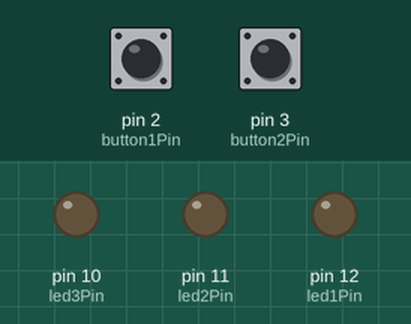
Recording of a sketch running on a simulated Arduino Uno, built with avr-gcc and run on an emulated ATmega328P. Shown: output pins drawn as LEDs (lit = HIGH). Dashed ring = blinking. The test bench sets the inputs (shaded band); at power-on: pin 3 (button2Pin) LOW, pin 2 (button1Pin) LOW.

Above: at 1.2 s.
1.3 s: pin 3 (button2Pin) pulled HIGH for 0.15 s
At 1.37 s:
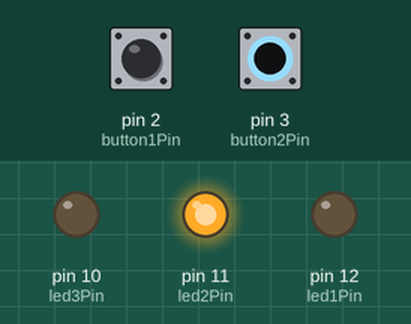
3.1 s: pin 2 (button1Pin) pulled HIGH for 1 s
At 3.27 s:
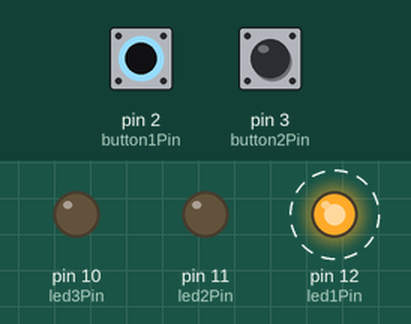
5.6 s: pin 2 (button1Pin) pulled HIGH for 3.2 s
At 5.77 s:
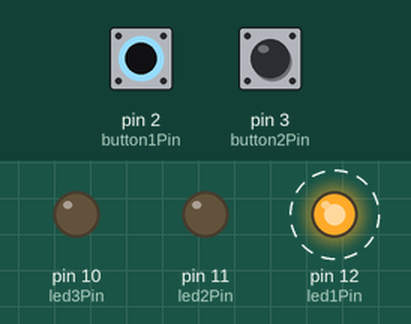
10.3 s: pin 3 (button2Pin) pulled HIGH for 3.2 s
At 10.52 s:
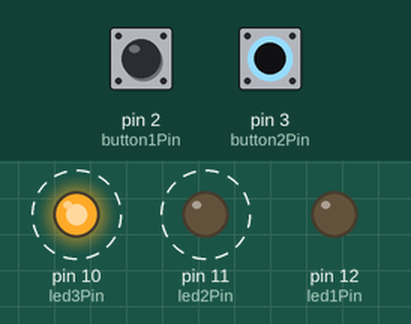
Timing chart, 0 to 15.1 s (numbered marks = the images above; inputs shaded):
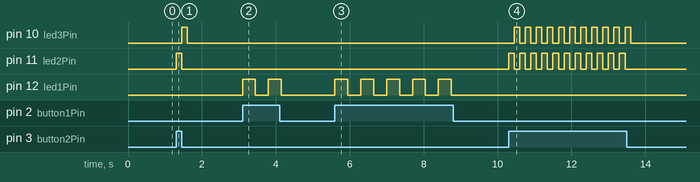

Measured:
- after the input at 1.3 s, pin 10 (led3Pin): LOW → HIGH after 0.15 s, → LOW 0.15 s later; pin 11 (led2Pin): LOW → HIGH at once, → LOW 0.15 s later
- after the input at 3.1 s, pin 12 (led1Pin): alternates HIGH for 0.35 s and LOW for 0.35 s, 4 changes in all, then stays LOW, starting at once
- after the input at 5.6 s, pin 12 (led1Pin): alternates HIGH for 0.35 s and LOW for 0.35 s, 10 changes in all, then stays LOW, starting at once
- after the input at 10.3 s, pin 10 (led3Pin): alternates HIGH for 0.15 s and LOW for 0.15 s, 22 changes in all, then stays LOW, starting after 0.15 s; pin 11 (led2Pin): alternates HIGH for 0.15 s and LOW for 0.15 s, 22 changes in all, then stays LOW, starting at once

The sketch:

Assignment9_DigitalIO.ino
```cpp
/*
 * Nikolai Leday CSC 2463 Assignment 9, 3.1 Digital I/O
 * Youtube link: https://www.youtube.com/watch?v=2AdWPE0J1Zs
*/

const int button1Pin = 2;
const int button2Pin = 3;
const int led1Pin = 12;
const int led2Pin = 11;
const int led3Pin = 10;

int button1State = 0;
int button2State = 0;

void setup() {
  pinMode(button1Pin, INPUT); //Button 1
  pinMode(button2Pin, INPUT); //Button 2
  pinMode(led1Pin, OUTPUT); //LED 1
  pinMode(led2Pin, OUTPUT); //LED 2
  pinMode(led3Pin, OUTPUT); //LED 3
  Serial.begin(9600);
}

void loop() {
  button1State = digitalRead(button1Pin); //Getting value if button is pressed
  button2State = digitalRead(button2Pin);
  if(button1State == HIGH && button2State == HIGH){ //If both buttons pressed
    digitalWrite(led1Pin, HIGH);
    digitalWrite(led2Pin, LOW);
    digitalWrite(led3Pin, LOW);
    delay(500);
    digitalWrite(led1Pin, LOW);
    digitalWrite(led2Pin, HIGH);
    digitalWrite(led3Pin, LOW);
    delay(500);
    digitalWrite(led1Pin, LOW);
    digitalWrite(led2Pin, LOW);
    digitalWrite(led3Pin, HIGH);
    delay(500);
  }else if (button1State == HIGH) { //If first button is pressed
    digitalWrite(led1Pin, HIGH);
    delay(350);
    digitalWrite(led1Pin, LOW);
    delay(350);
  }
  else if(button2State == HIGH){ //If second button is pressed
    digitalWrite(led2Pin, HIGH);
    digitalWrite(led3Pin, LOW);
    delay(150);
    digitalWrite(led2Pin, LOW);
    digitalWrite(led3Pin, HIGH);
    delay(150);
  }else{
    digitalWrite(led1Pin, LOW);
    digitalWrite(led2Pin, LOW);
    digitalWrite(led3Pin, LOW);
  }

}
```
